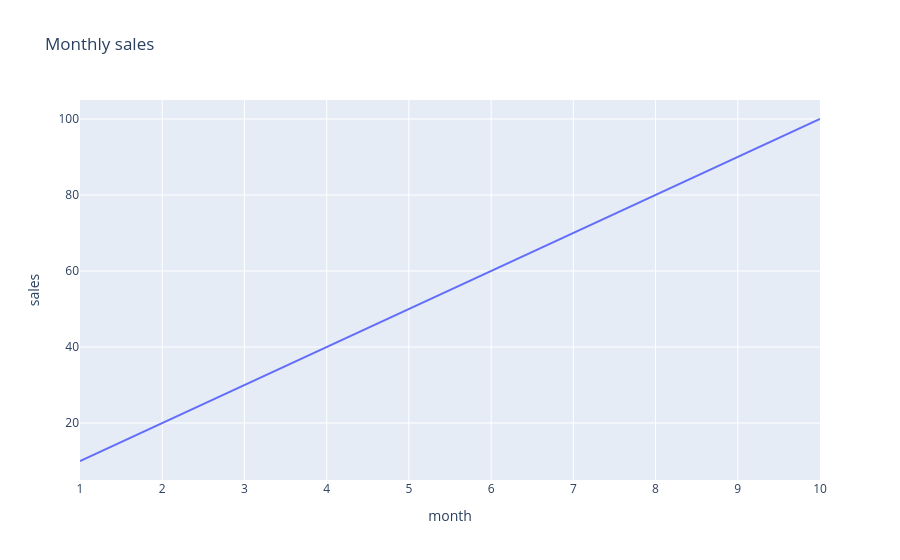
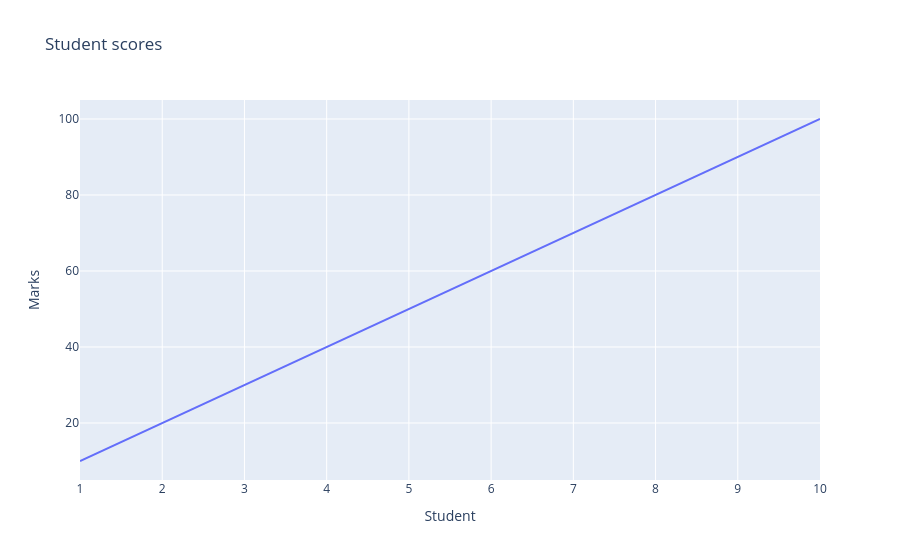

Source (notebook cell) for these figures, in order:
### Code cell
months = [1,2,3,4,5,6,7,8,9,10]
sales = [10,20,30,40,50,60,70,80,90,100]

fig = px.line(x=months,y=sales, title="Monthly sales", labels= {"x":"month", "y":"sales"})
fig.show()

fig = px.line(x=months,y=sales, title="Student scores", labels= {"x":"Student", "y":"Marks"})
fig.show()

fig = px.line(x=months,y=sales, title="CPU Usage", labels= {"x":"Time", "y":"CPU"})
fig.show()

### Figure 1 — Plotly figure (JSON) as saved in the notebook; plotly's stock layout.template omitted (floating-point values rounded to 4 significant figures)
{"data": [{"hovertemplate": "month=%{x}<br>sales=%{y}<extra></extra>", "legendgroup": "", "line": {"color": "#636efa", "dash": "solid"}, "marker": {"symbol": "circle"}, "mode": "lines", "name": "", "orientation": "v", "showlegend": false, "type": "scatter", "x": [1, 2, 3, 4, 5, 6, 7, 8, 9, 10], "xaxis": "x", "y": [10, 20, 30, 40, 50, 60, 70, 80, 90, 100], "yaxis": "y"}], "layout": {"legend": {"tracegroupgap": 0}, "title": {"text": "Monthly sales"}, "xaxis": {"anchor": "y", "domain": [0, 1], "title": {"text": "month"}}, "yaxis": {"anchor": "x", "domain": [0, 1], "title": {"text": "sales"}}}}

### Figure 2 — Plotly figure (JSON) as saved in the notebook; plotly's stock layout.template omitted (floating-point values rounded to 4 significant figures)
{"data": [{"hovertemplate": "Student=%{x}<br>Marks=%{y}<extra></extra>", "legendgroup": "", "line": {"color": "#636efa", "dash": "solid"}, "marker": {"symbol": "circle"}, "mode": "lines", "name": "", "orientation": "v", "showlegend": false, "type": "scatter", "x": [1, 2, 3, 4, 5, 6, 7, 8, 9, 10], "xaxis": "x", "y": [10, 20, 30, 40, 50, 60, 70, 80, 90, 100], "yaxis": "y"}], "layout": {"legend": {"tracegroupgap": 0}, "title": {"text": "Student scores"}, "xaxis": {"anchor": "y", "domain": [0, 1], "title": {"text": "Student"}}, "yaxis": {"anchor": "x", "domain": [0, 1], "title": {"text": "Marks"}}}}
